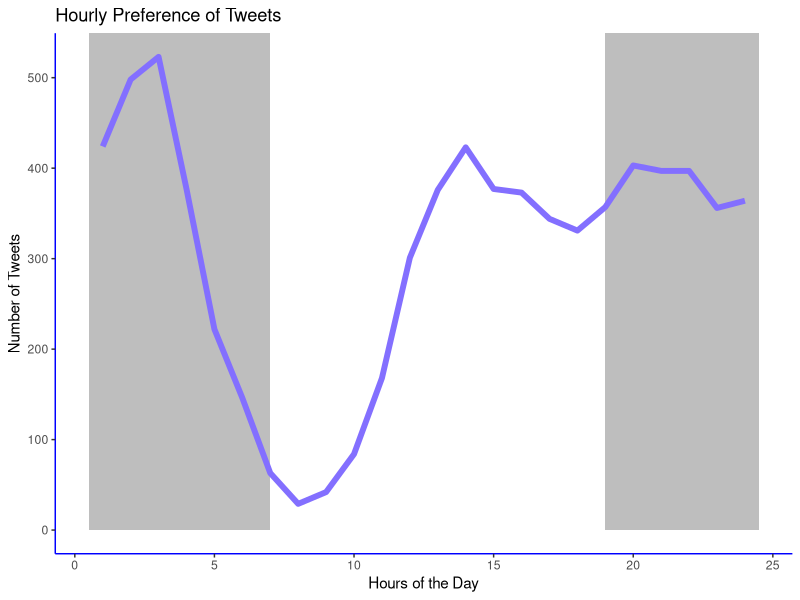
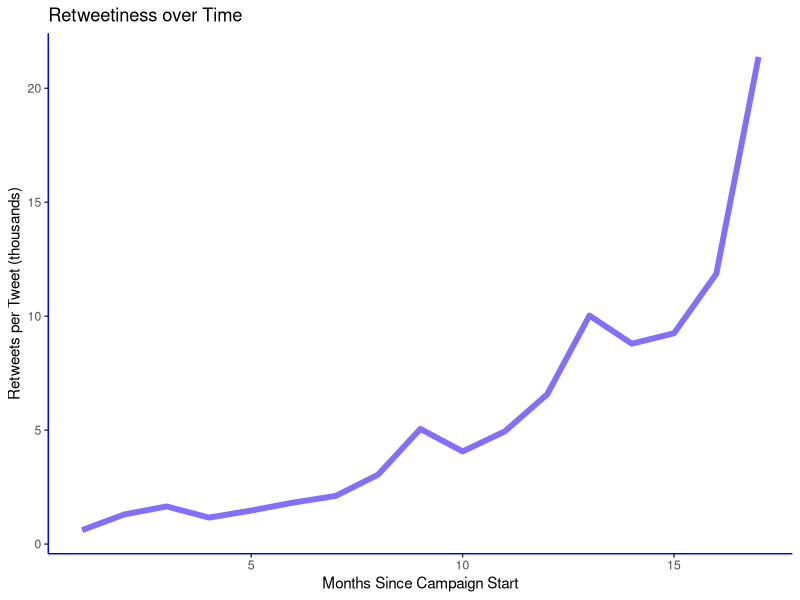
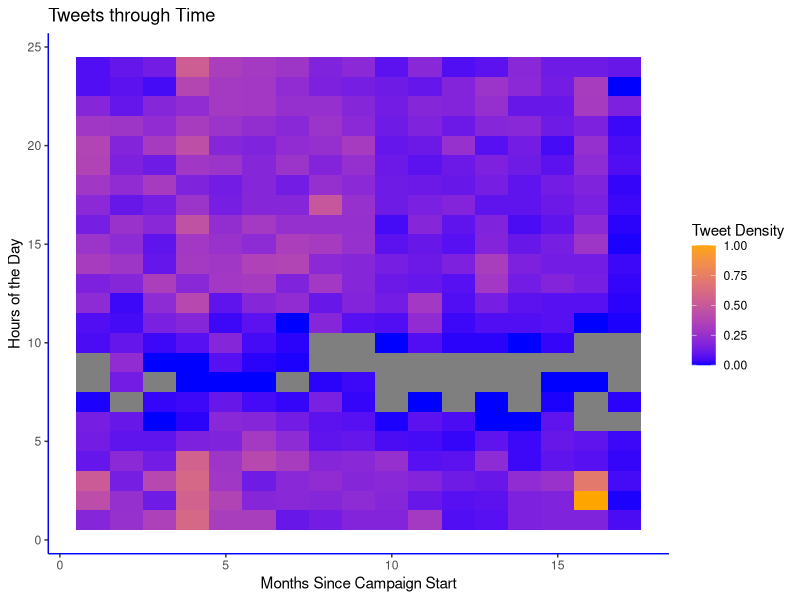
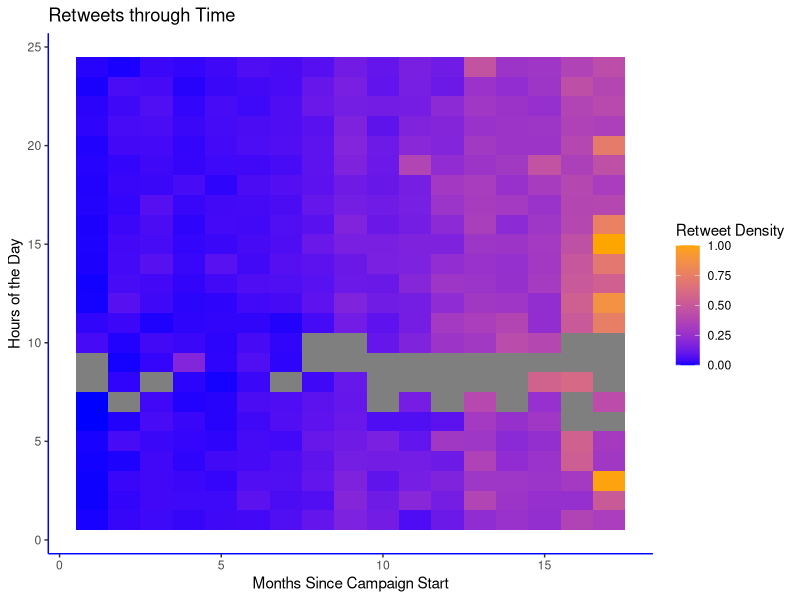
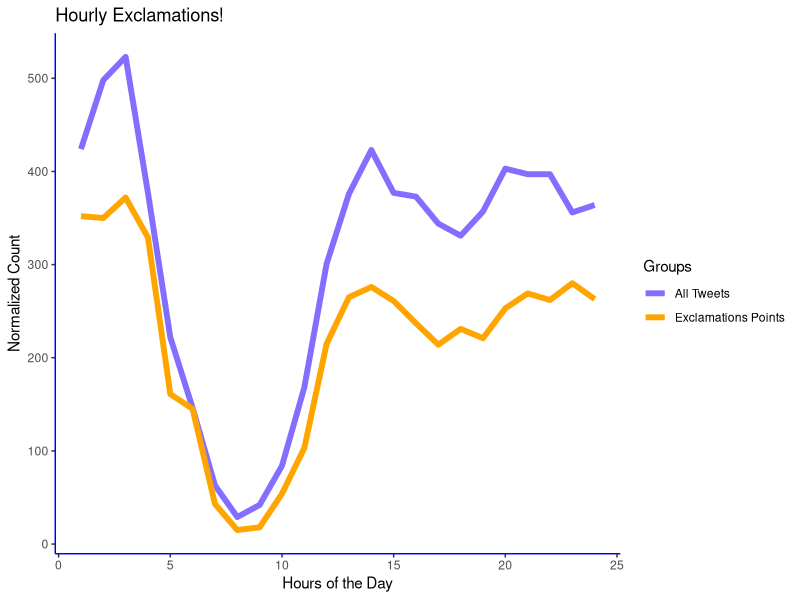
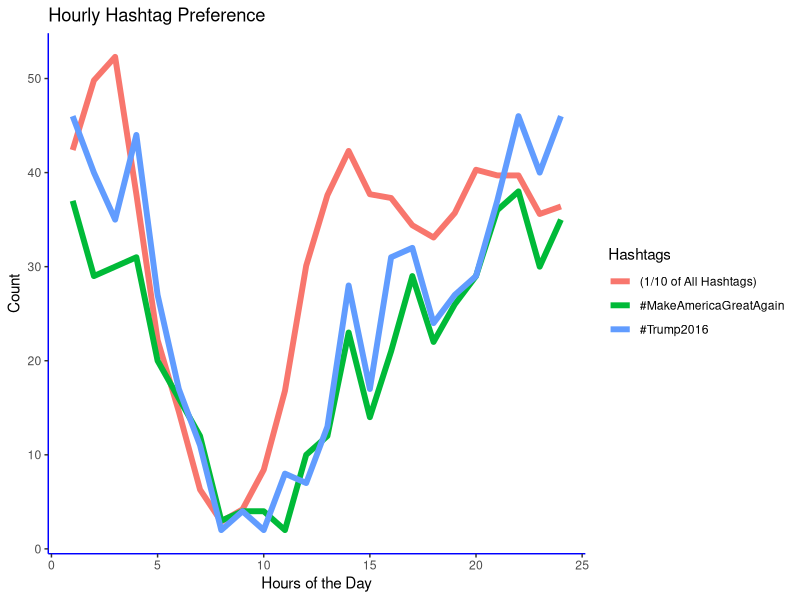
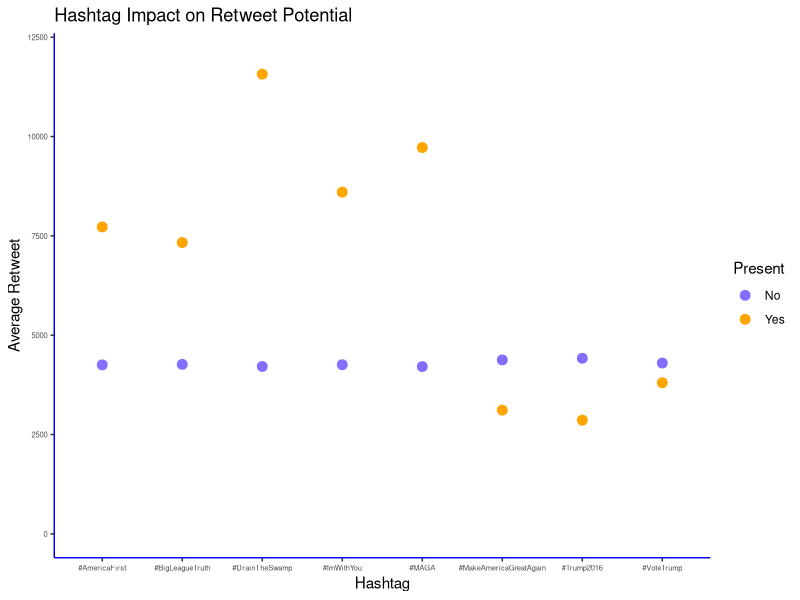
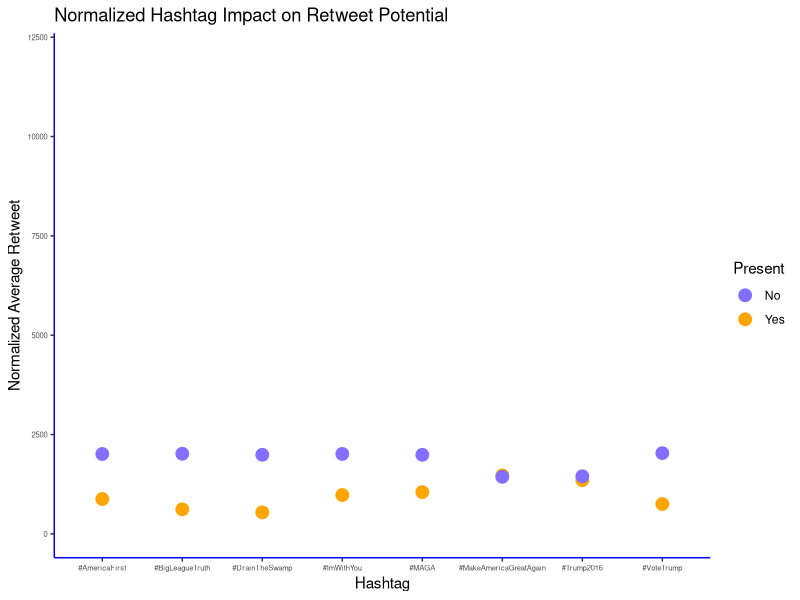

The R source for these figures, in order:
## ---- chunk 1
library(tidyverse)
library(scales)
tweets = read_csv('DataForMD/tweets.csv')
clean_plot =  theme(axis.line = element_line(colour = "blue"), panel.grid.major = element_blank(),
                    panel.grid.minor = element_blank(), panel.border = element_blank(),
                    panel.background = element_blank(), legend.key = element_blank())
newtweets_data = read_csv('DataForMD/newtweets_data.csv')
clout = read_csv('DataForMD/clout.csv')
boxtable = read_csv('DataForMD/boxtable.csv')
extb = read_csv('DataForMD/extb.csv')
hashdf = read_csv('DataForMD/hashdf.csv')
tophash = read_csv('DataForMD/tophash.csv')
eff_hash = read_csv('DataForMD/eff_hash.csv')
## ---- chunk 2
tweets = as.data.frame(tweets)
tweets[8:13,c('Date','Time', 'Hashtags', 'Retweets')]
## ---- chunk 3
ggplot(data = newtweets_data) +
  geom_rect(aes(xmin = 0.5, xmax = 7, ymin=0, ymax=Inf), fill = 'grey') +
  geom_rect(aes(xmin = 19, xmax = 24.5, ymin=0, ymax=Inf), fill = 'grey') +
  geom_line(aes(x = hour_cat, y = count), color = 'slateblue1', size = 2) +
  labs(x = 'Hours of the Day', y = 'Number of Tweets', title = 'Hourly Preference of Tweets') +
  clean_plot
## ---- chunk 4
ggplot(data = clout) +
  geom_line(aes(x = month_cat, y = tweet_effect), size = 2, color = 'slateblue1') +
  labs(x='Months Since Campaign Start', y = 'Retweets per Tweet (thousands)', title = 'Retweetiness over Time') +
  clean_plot
## ---- chunk 5
ggplot(data = boxtable, aes(x = fake_month, y = fake_hour)) +
  geom_tile(aes(fill = rescale(count))) +
  scale_fill_gradient(name = 'Tweet Density', low = 'blue', high = 'orange') +
  labs(x='Months Since Campaign Start', y = 'Hours of the Day', title = 'Tweets through Time') +
  clean_plot
## ---- chunk 6
ggplot(data = boxtable, aes(x = fake_month, y = fake_hour)) +
  geom_tile(aes(fill = rescale(retweets))) +
  scale_fill_gradient(name = 'Retweet Density', low = 'blue', high = 'orange') +
  labs(x='Months Since Campaign Start', y = 'Hours of the Day', title = 'Retweets through Time') +
  clean_plot
## ---- chunk 7
ggplot(data = extb) +
  geom_line(aes(x = hour_cat, y = count, color = factor(class)), size = 2) +
  labs(x = 'Hours of the Day', y = 'Normalized Count', title = 'Hourly Exclamations!') +
  scale_color_manual(name = 'Groups', values = c('slateblue1', 'orange'), labels=c('All Tweets','Exclamations Points'))+
  clean_plot
## ---- chunk 8
hashdf = as.data.frame(hashdf)
names(hashdf) = c('Hashtag','Count')
hashdf
## ---- chunk 9
ggplot(data = tophash) +
  geom_line(aes(x = hour_cat, y = count, color = factor(hashtag)), size = 2) +
  labs(x = 'Hours of the Day', y = 'Count', title = 'Hourly Hashtag Preference') +
  scale_color_discrete(name = 'Hashtags', labels = c('(1/10 of All Hashtags)', '#MakeAmericaGreatAgain', '#Trump2016'))+
  clean_plot
## ---- chunk 10
ggplot(data = eff_hash) +
  geom_point(aes(x = hashtag, y = avg_rt, color = factor(presence)), size = 3) +
  labs(x='Hashtag', y = 'Average Retweet', title = 'Hashtag Impact on Retweet Potential') +
  ylim(0,12000) +
  scale_color_manual(name = 'Present', labels = c('No', 'Yes'), values = c('slateblue1', 'orange')) +
  theme(axis.text=element_text(size=5.5)) +
  clean_plot
## ---- chunk 11
ggplot(data = eff_hash) +
  geom_point(aes(x = hashtag, y = norm, color = factor(presence)), size = 4) +
  labs(x='Hashtag', y = 'Normalized Average Retweet', title = 'Normalized Hashtag Impact on Retweet Potential') +
  ylim(0,12000) +
  scale_color_manual(name = 'Present', labels = c('No', 'Yes'), values = c('slateblue1', 'orange')) +
  theme(axis.text=element_text(size=5.5)) +
  clean_plot
